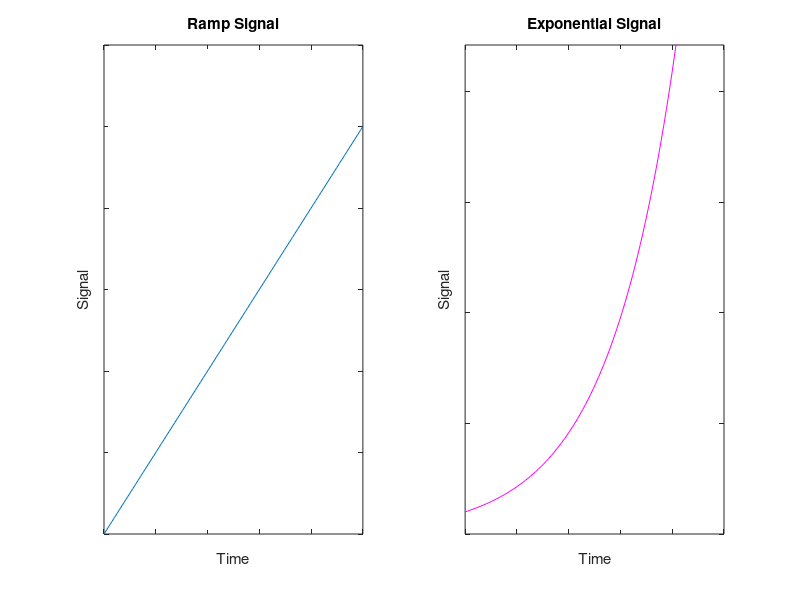

Here is the MATLAB script that generated this plot:
t=linspace(0,10,100);
rampf=t;
expf=exp(0.38*t);

figure('Position',[0 0 600 200])
subplot(1,2,1)
plot(t,rampf)
title('Ramp Signal')
axis nolabel
axis([0 10 0 12])
xlabel('Time')
ylabel('Signal')
subplot(1,2,2)
plot(t,expf,"m")
axis nolabel
axis([0 10 0 exp(3)*1.1])
title('Exponential Signal')
xlabel('Time')
ylabel('Signal')
waitforbuttonpress ()
print(1,strcat("../images/",mfilename(),".pdf"),"-dpdf","-S600,200")